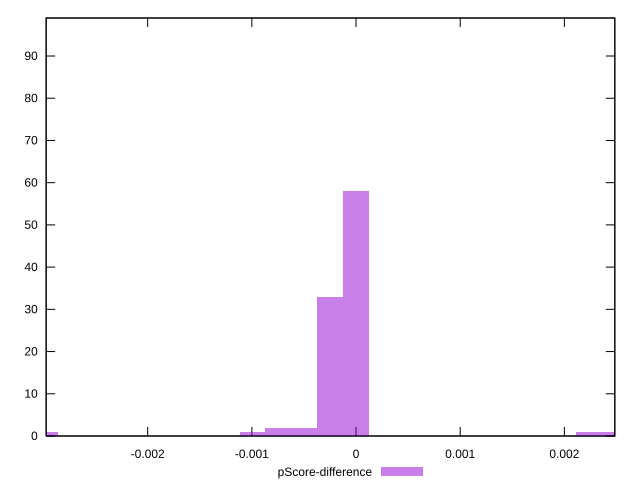

gnuplot code for this plot:
reset

$pScoreDifference <<EOF
-0.0029817721492471035 1
0.0022363291119353278 1
0.0024848101243725865 1
0 58
-0.00024848101243725863 33
-0.0007454430373117759 2
-0.0004969620248745173 2
-0.0009939240497490345 1
EOF

set key outside below
set boxwidth 0.00024848101243725863
set xrange [-0.002974742487016152:0.0024843032683794595]
set yrange [0:99]
set trange [0:99]
set style fill transparent solid 0.5 noborder
set terminal svg size 640, 490 enhanced background rgb 'white'
set output "report/report_00029_2021-02-24T13-36-40.390Z/speed-index/samples/card/pScore-difference/histogram.svg"

plot $pScoreDifference title "pScore-difference" with boxes

reset
